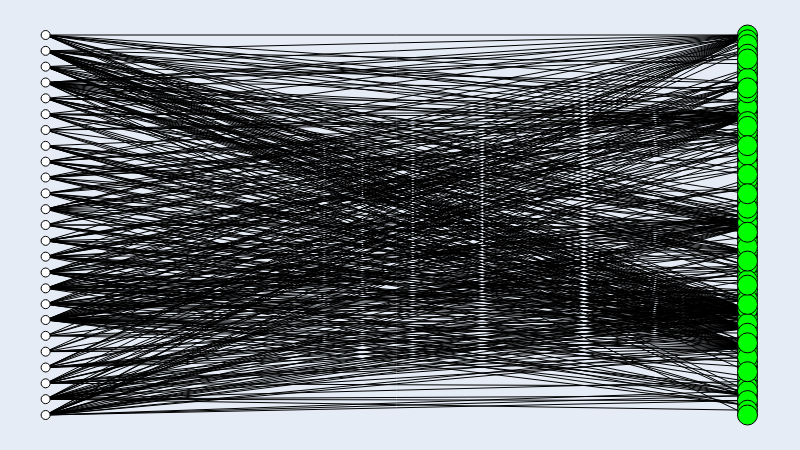

Here is the notebook cell this chart was saved with:
### Code cell
# Rede two-mode (devs -> linguagens)
dev_g = fm.load('data/devs_langs.gml')
# Visualization
dev_g.set_all_nodes('size', (9))
dev_g.set_all_nodes('labpos', 'hover')

for n in dev_g.nodes:
    if (n.find('/') != -1):
        dev_g.nodes[n]['color'] = (0, 255, 0)
        dev_g.nodes[n]['size'] = (20)
    dev_g.nodes[n]['label'] = n
dev_g.move('bipartite', [n for n in dev_g.nodes if dev_g.nodes[n]['size'] != 20])
dev_g.draw()

### Figure 1 — Plotly figure (JSON) as saved in the notebook; plotly's stock layout.template omitted (floating-point values rounded to 4 significant figures; data arrays with more than 128 entries replaced by an {"elided": "..."} marker saying what was removed)
{"data": [{"hoverinfo": "none", "line": {"color": "rgb(0, 0, 0)", "dash": "solid", "width": 1}, "mode": "lines", "type": "scatter", "x": {"elided": "1284 int values"}, "y": {"elided": "1284 float values"}}, {"hoverinfo": "text", "marker": {"color": "rgb(0, 255, 0)", "line": {"color": "rgb(0, 0, 0)", "width": 1}, "size": 20, "symbol": "circle"}, "mode": "markers", "text": ["/Python", "/Vim script", "/Makefile", "/Batchfile", "/Dockerfile", "/Shell", "/Awk", "/Perl", "/MATLAB", "/M", "/C++", "/Cuda", "/Jupyter Notebook", "/CSS", "/HTML", "/TeX", "/Perl 6", "/C", "/Prolog", "/Java", "/JavaScript", "/XML", "/Kotlin", "/Swift", "/Groovy", "/ANTLR", "/Objective-C", "/Thrift", "/Lex", "/Go", "/Rust", "/Scala", "/OCaml", "/PowerShell", "/Assembly", "/Roff", "/D", "/Haskell", "/IDL", "/Yacc", "/C#", "/Smalltalk", "/Objective-C++", "/Tcl", "/DIGITAL Command Language", "/SQLPL", "/TSQL", "/CMake", "/Ruby", "/GLSL", "/TypeScript", "/AppleScript", "/CoffeeScript", "/Protocol Buffer", "/HCL", "/Clojure", "/PHP", "/PostScript", "/Dart", "/Visual Basic", "/XSLT", "/1C Enterprise", "/OpenEdge ABL", "/ASP", "/Emacs Lisp", "/Lua", "/sed", "/Elm", "/Nim", "/M4", "/Ragel", "/Pascal", "/AutoHotkey", "/NSIS", "/ActionScript", "/ApacheConf", "/Smarty", "/PLSQL", "/Puppet", "/Terra"], "textfont": {"color": "rgb(0, 0, 0)"}, "textposition": "middle center", "type": "scatter", "x": [1, 1, 1, 1, 1, 1, 1, 1, 1, 1, 1, 1, 1, 1, 1, 1, 1, 1, 1, 1, 1, 1, 1, 1, 1, 1, 1, 1, 1, 1, 1, 1, 1, 1, 1, 1, 1, 1, 1, 1, 1, 1, 1, 1, 1, 1, 1, 1, 1, 1, 1, 1, 1, 1, 1, 1, 1, 1, 1, 1, 1, 1, 1, 1, 1, 1, 1, 1, 1, 1, 1, 1, 1, 1, 1, 1, 1, 1, 1, 1], "y": [0.2658, 0.8228, 1, 0.05063, 0.7975, 0.1772, 0.08861, 0.2532, 0.6456, 0.6709, 0.519, 0.3165, 0.962, 0.2785, 0.2278, 0.5949, 0.1013, 0.4937, 0.02532, 0.8734, 0.7848, 0.1266, 0.3291, 0.7215, 0.557, 0.5696, 0.3038, 0.2025, 0.4684, 0.5063, 0.1646, 0.9873, 0.1392, 0.2405, 0.6962, 0.3797, 0.6076, 0.8987, 0.3671, 0.07595, 0.3924, 0.2152, 0.5316, 0.4177, 0.3544, 0.9747, 0.6582, 0.1519, 0.4304, 0.9114, 0.7342, 0.5443, 0.1899, 0.8354, 0.8101, 0.06329, 0.7722, 0.7468, 0.7595, 0.1139, 0.2911, 0.8481, 0.9241, 0.4557, 0.3418, 0.6835, 0.03797, 0.7089, 0.01266, 0.8861, 0.6203, 0.9494, 0.6329, 0.5823, 0.9367, 0.8608, 0, 0.443, 0.481, 0.4051]}, {"hoverinfo": "text", "marker": {"color": "rgb(255, 255, 255)", "line": {"color": "rgb(0, 0, 0)", "width": 1}, "size": 9, "symbol": "circle"}, "mode": "markers", "text": ["kan-bayashi", "ZacSweers", "OttoWinter", "jaredpalmer", "piotrwitek", "unknwon", "danilowoz", "Andarist", "lintool", "kmagiera", "endiliey", "mislav", "Tyriar", "sdispater", "liuchengxu", "SwampDragons", "mattn", "mholt", "jonahwilliams", "felangel", "Anuken", "laurent22", "yoshuawuyts", "ripienaar", "mkaz"], "textfont": {"color": "rgb(0, 0, 0)"}, "textposition": "middle center", "type": "scatter", "x": [0, 0, 0, 0, 0, 0, 0, 0, 0, 0, 0, 0, 0, 0, 0, 0, 0, 0, 0, 0, 0, 0, 0, 0, 0], "y": [0.375, 0.25, 0.3333, 0.7917, 0.5833, 0.9167, 0.625, 0.2083, 0.125, 0.2917, 1, 0.4583, 0.9583, 0.1667, 0.5417, 0.5, 0.08333, 0.75, 0, 0.4167, 0.04167, 0.875, 0.7083, 0.6667, 0.8333]}, {"hoverinfo": "none", "mode": "text", "text": {"elided": "428 null values"}, "textfont": {"color": "rgb(0, 0, 0)"}, "textposition": "middle center", "type": "scatter", "x": {"elided": "428 float values"}, "y": {"elided": "428 float values"}}, {"hoverinfo": "none", "marker": {"color": "rgba(255, 255, 255, 0.0)", "line": {"color": "rgba(255, 255, 255, 0.0)", "width": 0}, "size": 0, "symbol": "circle"}, "mode": "markers", "type": "scatter", "x": [0.5, 0, 1, 0.5], "y": [0, 0.5, 0.5, 1]}], "layout": {"height": 450, "margin": {"b": 0, "l": 0, "r": 0, "t": 0}, "showlegend": false, "width": 800, "xaxis": {"showgrid": false, "showticklabels": false, "zeroline": false}, "yaxis": {"showgrid": false, "showticklabels": false, "zeroline": false}}}
